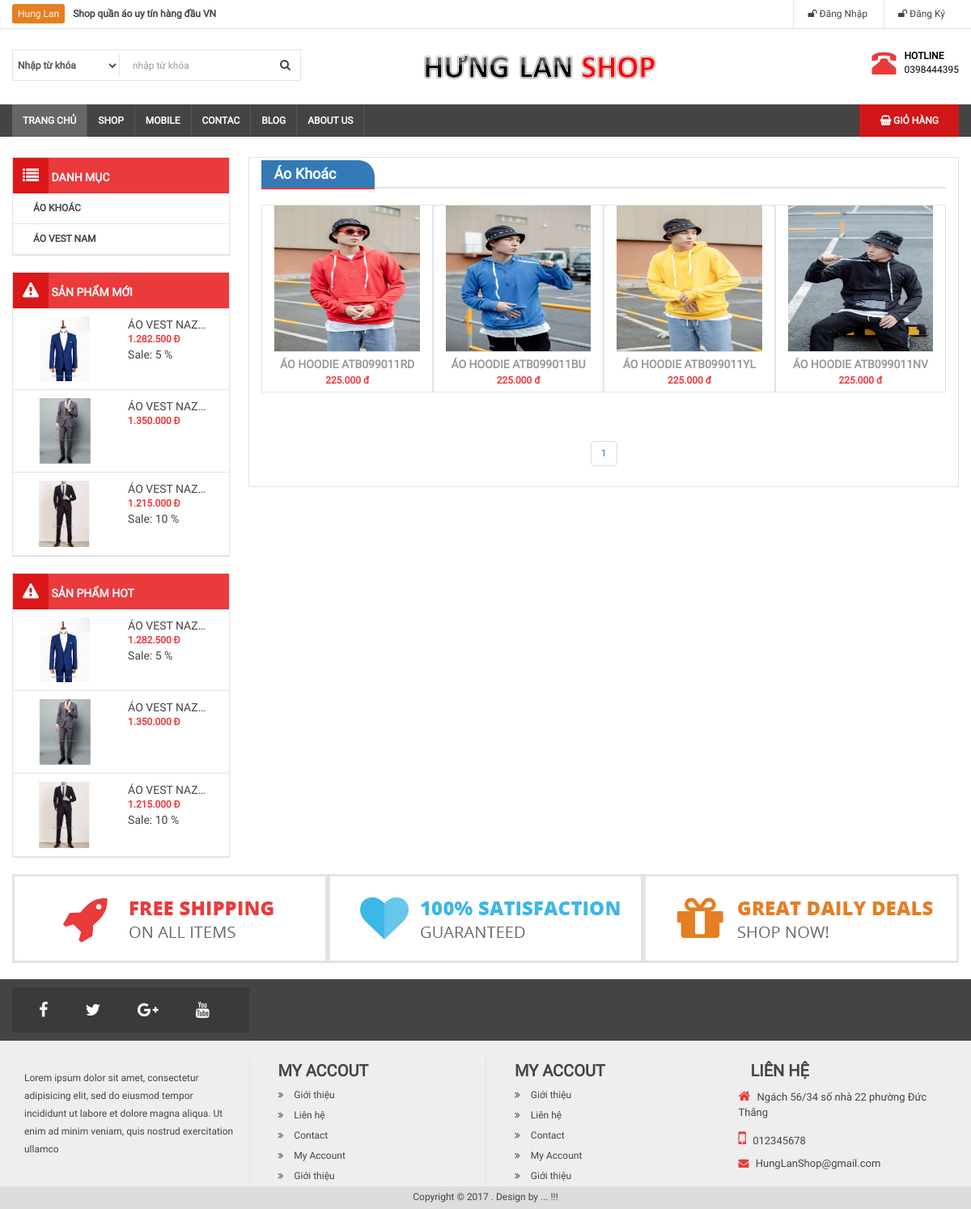
Screenshot of /danh-muc-san-pham.php?id=13 with the database file from the repository.
### tables this page shows
CREATE TABLE `category` (
  `id` int(11) NOT NULL,
  `name` varchar(100) DEFAULT NULL,
  `slug` varchar(100) DEFAULT NULL,
  `image` varchar(100) DEFAULT NULL,
  `banner` varchar(100) DEFAULT '0',
  `home` tinyint(4) NOT NULL DEFAULT 0,
  `status` int(11) NOT NULL DEFAULT 1,
  `created_at` timestamp NOT NULL DEFAULT current_timestamp(),
  `updated_at` timestamp NOT NULL DEFAULT current_timestamp() ON UPDATE current_timestamp()
);

CREATE TABLE `product` (
  `id` int(11) NOT NULL,
  `name` varchar(100) DEFAULT NULL,
  `slug` varchar(100) DEFAULT NULL,
  `price` int(11) DEFAULT NULL,
  `sale` tinyint(4) DEFAULT 0,
  `thunbar` varchar(100) DEFAULT NULL,
  `category_id` int(11) DEFAULT NULL,
  `content` text DEFAULT NULL,
  `number` int(11) NOT NULL DEFAULT 0,
  `head` int(11) DEFAULT 0,
  `view` int(11) DEFAULT 0,
  `hot` tinyint(4) DEFAULT 0,
  `created_at` timestamp NULL DEFAULT current_timestamp(),
  `update_at` timestamp NULL DEFAULT current_timestamp()
);

### libraries/Function.php (called while the page is built, shortened)
<?php
    function  getInput($string)
    {
        return isset($_GET[$string]) ? $_GET[$string] : '';
    }
    function base_url()
    {
        return $url  = "http://localhost:8080/QLBH/";
    }
    function uploads()
    {
        return base_url() . "public/uploads/";
    }
    function formatPrice($number)
    {
        $number = intval($number);
        return number_format($number,0,',','.').' đ';
    }
    function formatPriceSale($number,$sale)
    {
        $number = intval($number);
        $sale = intval($sale);
        $price = $number*(100 - $sale)/100;
        return formatPrice($price);
    }
 ?>

### libraries/Database.php (called while the page is built, shortened)
<?php
    class Database
    {
        public $link;
        public function __construct()
        {
            $this->link = mysqli_connect("localhost","root","","qlbh_php") or die ();
            mysqli_set_charset($this->link,"utf8");
        }
        public function fetchsql( $sql )
        {
            $result = mysqli_query($this->link,$sql) or die("Lỗi  truy vấn sql " .mysqli_error($this->link));
            $data = [];
            if( $result)
            {
                while ($num = mysqli_fetch_assoc($result))
                {
                    $data[] = $num;
                }
            }
            return $data;
        }
        public function fetchID($table , $id )
        {
            $sql = "SELECT * FROM {$table} WHERE id = $id ";
            $result = mysqli_query($this->link,$sql) or die("Lỗi  truy vấn fetchID " .mysqli_error($this->link));
            return mysqli_fetch_assoc($result);
        }
         public function fetchAll($table)
        {
            $sql = "SELECT * FROM {$table} WHERE 1" ;
            $result = mysqli_query($this->link,$sql) or die("Lỗi Truy Vấn fetchAll " .mysqli_error($this->link));
            $data = [];
            if( $result)
            {
                while ($num = mysqli_fetch_assoc($result))
                {
                    $data[] = $num;
                }
            }
            return $data;
        }
        public  function fetchJones($table,$sql,$total = 1,$page,$row ,$pagi = true )
        {
            $data = [];
            if ($pagi == true )
            {
                $sotrang = ceil($total / $row);
                $start = ($page - 1 ) * $row ;
                $sql .= " LIMIT $start,$row ";
                $data = [ "page" => $sotrang];
                $result = mysqli_query($this->link,$sql) or die("Lỗi truy vấn fetchJone ---- " .mysqli_error($this->link));
            }
            else
            {
                $result = mysqli_query($this->link,$sql) or die("Lỗi truy vấn fetchJone ---- " .mysqli_error($this->link));
            }
            if( $result)
            {
                while ($num = mysqli_fetch_assoc($result))
                {
                    $data[] = $num;
                }
            }
            return $data;
        }
    }
?>

### autoload/autoload.php (called while the page is built, shortened)
<?php
	require_once __DIR__. "/../libraries/Database.php";
	require_once __DIR__. "/../libraries/Function.php";
    $db= new Database ;
    $category = $db->fetchAll("category");
	$sqlNew = "SELECT * FROM product WHERE 1 ORDER BY ID DESC LIMIT 3";
	$productNew = $db->fetchsql($sqlNew);
 ?>

### danh-muc-san-pham.php (the view, shortened to what this page needs)
<?php
	require_once __DIR__. "/autoload/autoload.php";
	$id = intval(getInput('id'));
	$CategoryName = $db->fetchID("category",$id);
	if(isset($_GET['p']))
	{
		$p = $_GET['p'];
	}
	else
	{
		$p =1 ;
	}
	$sql = "SELECT * FROM product WHERE category_id =$id ";
	$total = count($db->fetchsql($sql));
	$product = $db->fetchJones("product",$sql,$total,$p,4,true);
	$sotrang = $product['page'];
	unset($product['page']);
	$path = $_SERVER['SCRIPT_NAME'];
 ?>
    <?php require_once __DIR__. "/layouts/header.php"; ?>
        <div class="col-md-9 bor">
            <section class="box-main1">
                <h3 class="title-main"><a href=""><?php echo $CategoryName['name'] ?></a> </h3>
        		    <div class="showitem clearfix">
        		    	<?php foreach ($product as $item) :?>
                        <div class="col-md-3 item-product bor">
                           <a href="chi-tiet-san-pham.php? id=<?php echo $item['id'] ?>">
                                <img src="<?php echo uploads() ?>product/<?php echo $item['thunbar'] ?>" class="" width="100%" height="180">
                            </a>
                            <div class="info-item">
                                <a href="chi-tiet-san-pham.php? id=<?php echo $item['id'] ?>"><?php echo $item['name'] ?></a>
                                <?php if ($item['sale'] > 0) :?>
                                    <p><strike class="sale"><?php echo formatPrice($item['price']) ?></strike> <b class="price"><?php echo formatPriceSale($item['price'],$item['sale']) ?></b></p>
                                <?php else : ?>
                                    <p> <b class="price"><?php echo formatPrice($item['price']) ?></b></p>
                                <?php endif ?>
                            </div>
                        </div>
                    <?php endforeach ?>
                    </div>
                    <nav class="text-center">
                        	<ul class="pagination">
                        		<?php for ($i=1; $i <= $sotrang ; $i++) :?>
                        			<li class="<?php echo isset($_GET['p']) && $_GET['p'] == $i ? 'active' : ''?>"><a href="<?php echo $path ?>?id=<?php echo $id ?>&& p=<?php echo $i ?>"><?php echo $i; ?></a></li>
                        		<?php endfor ; ?>
							</ul>
                    </nav>
            </section>
        </div>
    <?php require_once __DIR__. "/layouts/footer.php"; ?>

### layouts/header.php (shortened to what this page needs)
<!DOCTYPE html>
<html>
    <head>
        <link rel="stylesheet" type="text/css" href="<?php echo base_url() ?>public/frontend/css/font-awesome.min.css">
        <link rel="stylesheet" type="text/css" href="<?php echo base_url() ?>public/frontend/css/bootstrap.min.css">
        <link rel="stylesheet" type="text/css" href="<?php echo base_url() ?>public/frontend/css/slick.css"/>
        <link rel="stylesheet" type="text/css" href="<?php echo base_url() ?>public/frontend/css/slick-theme.css"/>
        <link rel="stylesheet" type="text/css" href="<?php echo base_url() ?>public/frontend/css/style.css">
    </head>
    <body>
        <div id="wrapper">
            <div id="header">
                <div id="header-top">
                    <div class="container">
                        <div class="row clearfix">
                            <div class="col-md-6" id="header-text">
                                <a>Hung Lan</a><b>Shop quần áo uy tín hàng đầu VN </b>
                            </div>
                            <div class="col-md-6">
                                <nav id="header-nav-top">
                                    <ul class="list-inline pull-right" id="headermenu">
                                        <?php if (isset($_SESSION['name_user'])): ?>
                                            <li>Xin Chào : <?php echo $_SESSION['name_user']; ?></li>
                                            <li>
                                                <a href=""><i class="fa fa-user"></i> Tài Khoản <i class="fa fa-caret-down"></i></a>
                                                <ul id="header-submenu">
                                                    <li><a href="">Thông Tin</a></li>
                                                    <li><a href="gio-hang.php">Giỏ Hàng</a></li>
                                                    <li><a href="thoat.php"><i class="fa fa-share-square-o"></i> Thoát</a></li>
                                                </ul>
                                            </li>
                                        <?php else : ?>
                                            <li>
                                                <a href="dang-nhap.php"><i class="fa fa-unlock"></i> Đăng Nhập</a>
                                            </li>
                                            <li>
                                                <a href="dang-ky.php"><i class="fa fa-unlock"></i> Đăng Ký</a>
                                            </li>
                                        <?php endif ?>
                                    </ul>
                                </nav>
                            </div>
                        </div>
                    </div>
                </div>
                <div class="container">
                    <div class="row" id="header-main">
                        <div class="col-md-5">
                            <form class="form-inline">
                                <div class="form-group">
                                    <label>
                                        <select name="category" class="form-control">
                                            <option value="">  Nhập từ khóa  </option>
                                        </select>
                                    </label>
                                    <input type="text" name="keywork" placeholder=" nhập từ khóa " class="form-control">
                                    <button type="submit" class="btn btn-default"><i class="fa fa-search"></i></button>
                                </div>
                            </form>
                        </div>
                        <div class="col-md-4">
                            <a href="index.php">
                                <img src="<?php echo base_url() ?>public/frontend/images/logo-default2.png" >
                            </a>
                        </div>
                        <div class="col-md-3" id="header-right">
                            <div class="pull-right">
                                <div class="pull-left">
                                    <i class="glyphicon glyphicon-phone-alt"></i>
                                </div>
                                <div class="pull-right">
                                    <p id="hotline">HOTLINE</p>
                                    <p>0398444395</p>
                                </div>
                            </div>
                        </div>
                    </div>
                </div>
            </div>
            <div id="menunav">
                <div class="container">
                    <nav>
                        <div class="home pull-left">
                            <a href="index.php">Trang chủ</a>
                        </div>
                        <ul id="menu-main">
                            <li>
                                <a href="">Shop</a>
                            </li>
                            <li>
                                <a href="">Mobile</a>
                            </li>
                            <li>
                                <a href="">Contac</a>
                            </li>
                            <li>
                                <a href="">Blog</a>
                            </li>
                            <li>
                                <a href="">About us</a>
                            </li>
                        </ul>
                        <ul class="pull-right" id="main-shopping">
                            <li>
                                <a href="gio-hang.php"><i class="fa fa-shopping-basket"></i> Giỏ Hàng </a>
                            </li>
                        </ul>
                    </nav>
                </div>
            </div>
            <div id="maincontent">
                <div class="container">
                    <div class="col-md-3  fixside" >
                        <div class="box-left box-menu" >
                            <h3 class="box-title"><i class="fa fa-list"></i>  Danh mục</h3>
                            <ul>
                                <?php foreach ($category as $item) :?>
                                    <li><a href="danh-muc-san-pham.php?id=<?php echo $item['id'] ?>"><?php echo $item['name'] ?></a></li>
                                <?php endforeach; ?>
                            </ul>
                        </div>
                        <div class="box-left box-menu">
                            <h3 class="box-title"><i class="fa fa-warning"></i>  Sản phẩm mới </h3>
                            <ul>
                                <?php foreach ($productNew as $item) :?>
                                    <li class="clearfix">
                                        <a href="">
                                            <img src="<?php echo uploads()?>product/<?php echo $item['thunbar'] ?>" class="img-responsive pull-left" width="80" height="80">
                                            <div class="info pull-right">
                                                <p class="name"><?php echo $item['name']; ?></p >
                                                <?php if ($item['sale'] > 0) :?>
                                                    <b class="price"><?php echo formatPriceSale($item['price'],$item['sale']) ?></b><br>
                                                    <b class="name">Sale: <?php echo $item['sale'] ?> %</b><br>
                                                <?php else : ?>
                                                    <b class="price"><?php echo formatPrice($item['price']) ?></b><br>
                                                <?php endif ?>
                                            </div>
                                        </a>
                                    </li>
                                <?php endforeach; ?>
                            </ul>
                        </div>
                        <div class="box-left box-menu">
                            <h3 class="box-title"><i class="fa fa-warning"></i>  Sản phẩm Hot </h3>
                          <ul>
                                <?php foreach ($productNew as $item) :?>
                                    <li class="clearfix">
                                        <a href="">
                                            <img src="<?php echo uploads()?>product/<?php echo $item['thunbar'] ?>" class="img-responsive pull-left" width="80" height="80">
                                            <div class="info pull-right">
                                                <p class="name"><?php echo $item['name']; ?></p >
                                                <?php if ($item['sale'] > 0) :?>
                                                    <b class="price"><?php echo formatPriceSale($item['price'],$item['sale']) ?></b><br>
                                                    <b class="name">Sale: <?php echo $item['sale'] ?> %</b><br>
                                                <?php else : ?>
                                                    <b class="price"><?php echo formatPrice($item['price']) ?></b><br>
                                                <?php endif ?>
                                            </div>
                                        </a>
                                    </li>
                                <?php endforeach; ?>
                            </ul>
                        </div>
                    </div>

### rows the page displays
category: name "ÁO KHOÁC", name "Áo Khoác"
category: name "ÁO VEST NAM"
product: thunbar (picture), name "ÁO VEST NAZ…", formatPriceSale($item['price'],$item['sale']) "1.282.500 Đ", sale "5"
product: thunbar (picture), name "ÁO VEST NAZ…", price "1.350.000 Đ"
product: thunbar (picture), name "ÁO VEST NAZ…", formatPriceSale($item['price'],$item['sale']) "1.215.000 Đ", sale "10"
product: thunbar (picture), name "ÁO HOODIE ATB099011RD", price "225.000 đ"
product: thunbar (picture), name "ÁO HOODIE ATB099011BU", price "225.000 đ"
product: thunbar (picture), name "ÁO HOODIE ATB099011YL", price "225.000 đ"
product: thunbar (picture), name "ÁO HOODIE ATB099011NV", price "225.000 đ"
